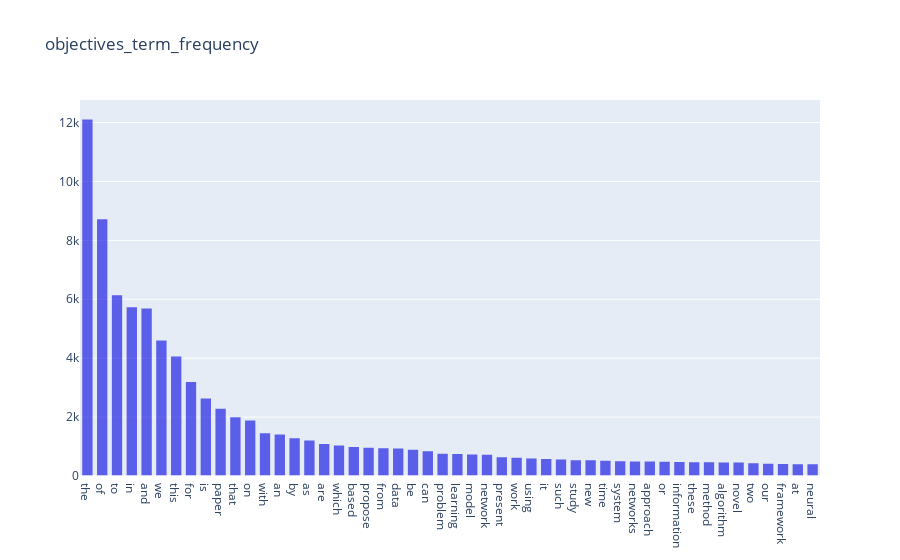

This figure's notebook cell:
### Code cell
get_words_log(obj_container,obj_vectorizer,50)

### Figure 1 — Plotly figure (JSON) as saved in the notebook; plotly's stock layout.template omitted (floating-point values rounded to 4 significant figures)
{"data": [{"marker": {"color": "rgb(0,0,225)", "line": {"width": 1.5}}, "name": "term_frequency", "opacity": 0.6, "type": "bar", "x": ["the", "of", "to", "in", "and", "we", "this", "for", "is", "paper", "that", "on", "with", "an", "by", "as", "are", "which", "based", "propose", "from", "data", "be", "can", "problem", "learning", "model", "network", "present", "work", "using", "it", "such", "study", "new", "time", "system", "networks", "approach", "or", "information", "these", "method", "algorithm", "novel", "two", "our", "framework", "at", "neural"], "y": [12128, 8746, 6165, 5757, 5714, 4622, 4082, 3221, 2654, 2312, 2023, 1907, 1477, 1438, 1305, 1232, 1114, 1063, 1013, 983, 969, 956, 915, 863, 779, 771, 759, 747, 659, 642, 621, 606, 582, 563, 558, 542, 525, 520, 518, 509, 505, 491, 489, 483, 481, 455, 441, 429, 423, 422]}], "layout": {"title": {"text": "objectives_term_frequency"}, "xaxis": {"categoryorder": "total descending"}}}
